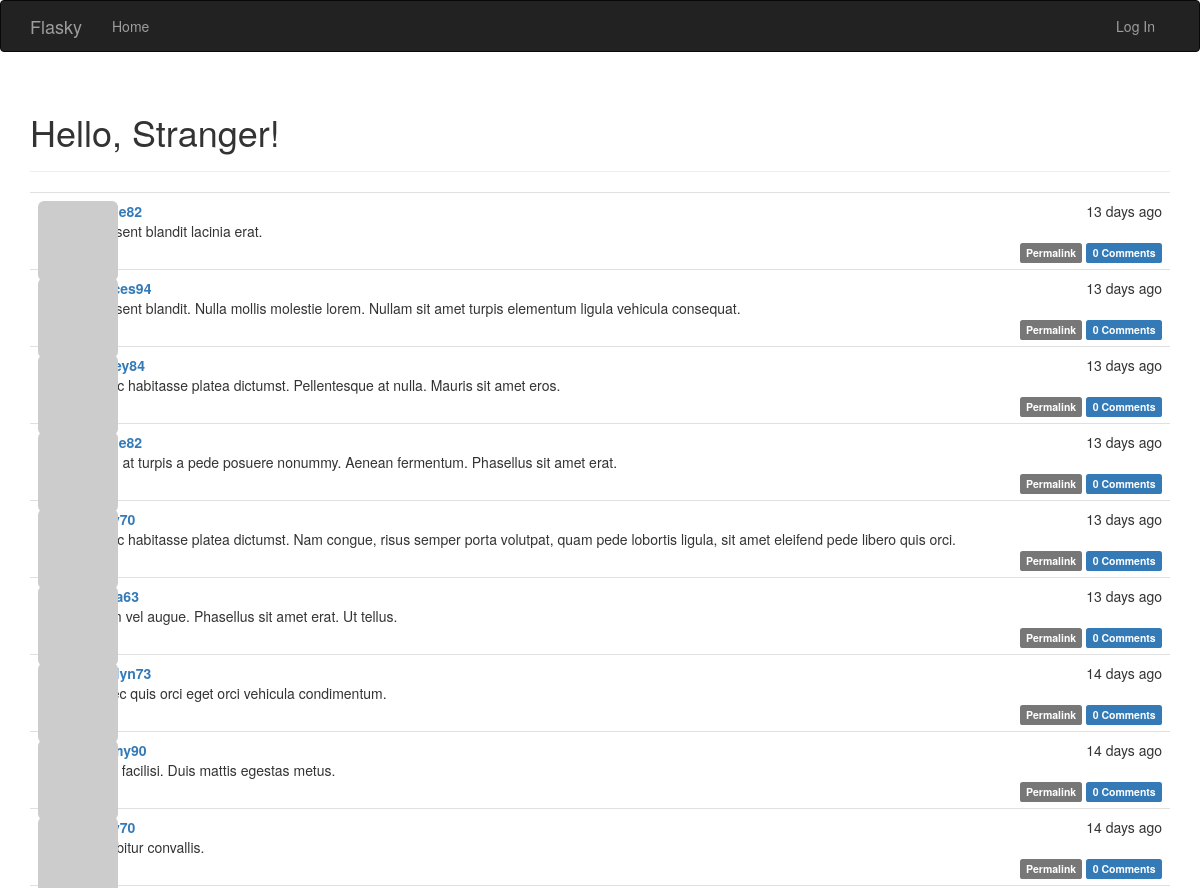
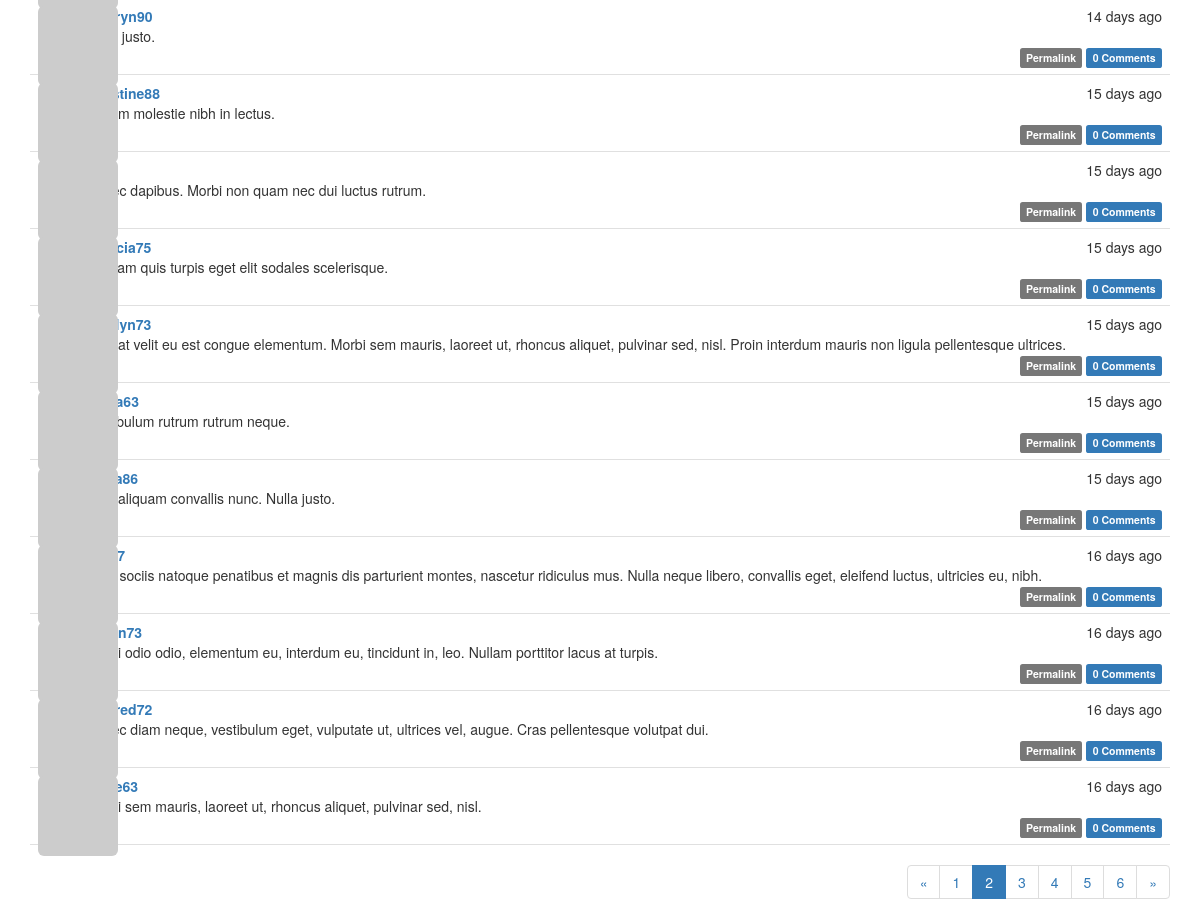
Screenshot of /?page=2 with the database file from the repository (2 pictures, top to bottom).
### app/models.py (models this page shows, shortened)
class Post(db.Model):
    __tablename__ = 'posts'
    id = db.Column(db.Integer, primary_key=True)
    body = db.Column(db.Text)
    timestamp = db.Column(db.DateTime, index=True, default=datetime.utcnow)
    author_id = db.Column(db.Integer, db.ForeignKey('users.id'))
    body_html = db.Column(db.Text)
    comments = db.relationship('Comment', backref='post', lazy='dynamic')

class User(UserMixin, db.Model):
    __tablename__ = 'users'
    id = db.Column(db.Integer, primary_key=True)
    email = db.Column(db.String(64), unique=True, index=True)
    username = db.Column(db.String(64), unique=True, index=True)
    role_id = db.Column(db.Integer, db.ForeignKey('roles.id'))
    password_hash = db.Column(db.String(128))
    about_me = db.Column(db.Text())
    member_since = db.Column(db.DateTime(), default=datetime.utcnow)
    last_seen = db.Column(db.DateTime(), default=datetime.utcnow)
    avatar_hash = db.Column(db.String(32))
    posts = db.relationship('Post', backref='author', lazy='dynamic')
    comments = db.relationship('Comment', backref='author', lazy='dynamic')
    @property
    def password(self):
        raise AttributeError('password is not a readable attribute')
    def gravatar(self, size=100, default='identicon', rating='g'):
        if request.is_secure:
            url = 'https://secure.gravatar.com/avatar'
        else:
            url = 'http://www.gravatar.com/avatar'
        hash = self.avatar_hash or hashlib.md5(self.email.encode('utf-8')).hexdigest()
        return '{url}/{hash}?s={size}%d={default}$r={rating}'.format(
            url=url, hash=hash, size=size, default=default, rating=rating)

### app/main/views.py (the view)
@main.route('/', methods=['GET', 'POST'])
def index():
    form = PostForm()
    if current_user.can(Permission.WRITE_ARTICLES) and form.validate_on_submit():
        post = Post(body=form.body.data, author=current_user._get_current_object())
        db.session.add(post)
        return redirect(url_for('.index'))
    page = request.args.get('page', 1, type=int)
    pagination = Post.query.order_by(Post.timestamp.desc()).paginate(
        page, per_page=current_app.config['FLASKY_POSTS_PER_PAGE'],
        error_out=False
    )
    posts = pagination.items
    return render_template('index.html', form=form, posts=posts, pagination=pagination)

### app/auth/views.py (called while the page is built)
@auth.before_app_request
def before_request():
    if current_user.is_authenticated:
        current_user.ping()

### app/main/__init__.py (called while the page is built)
@main.app_context_processor
def inject_permissions():
    return dict(Permission=Permission)

### app/models.py (called while the page is built)
    def can(self, permissions):
        return False

    def is_administrator(self):
        return False

### app/templates/index.html (shortened to what this page needs)
{% extends "base.html" %}
{% import "bootstrap/wtf.html" as wtf %}
{% import "_macros.html" as macros %}
{% block page_content %}
<div class="page-header">
    <h1>Hello, {% if current_user.is_authenticated %}{{ current_user.username }}{% else %}Stranger{% endif %}!</h1>
</div>
{% include '_posts.html' %}
{% if pagination %}
<div class="pagination">
    {{ macros.pagination_widget(pagination, '.index') }}
</div>
{% endif %}
{% endblock %}

### app/templates/_posts.html (shortened to what this page needs)
<ul class="posts">
    {% for post in posts %}
    <li class="post">
        <div class="post-thumbnail">
            <a href="{{ url_for('.user', username=post.author.username) }}">
                <img class="img-rounded profile-thumbnail" src="{{ post.author.gravatar(size=40) }}">
            </a>
        </div>
        <div class="post-content">
            <div class="post-date">{{ moment(post.timestamp).fromNow() }}</div>
            <div class="post-author"><a href="{{ url_for('.user', username=post.author.username) }}">{{ post.author.username }}</a></div>
            <div class="post-body">
                {% if post.body_html %}
                    {{ post.body_html | safe }}
                {% else %}
                    {{ post.body }}
                {% endif %}
            </div>
            <div class="post-footer">
                <a href="{{ url_for('.post', id=post.id) }}">
                    <span class="label label-default">Permalink</span>
                </a>
                <a href="{{ url_for('.post', id=post.id) }}#comments">
                    <span class="label label-primary">{{ post.comments.count() }} Comments</span>
                </a>
            </div>
        </div>
    </li>
    {% endfor %}
</ul>

### app/static/style.css (style rules this page uses)
.profile-thumbnail { position: absolute; }
ul.posts { list-style-type: none; padding: 0px; margin: 16px 0px 0px 0px; border-top: 1px solid #e0e0e0; }
ul.posts li.post { padding: 8px; border-bottom: 1px solid #e0e0e0; }
div.post-date { float: right; }
div.post-author { font-weight: bold; }
div.post-thumbnail { position: absolute; }
div.post-content { margin-left: 48px; min-height: 48px; }
div.post-footer { text-align: right; }
div.pagination { width: 100%; text-align: right; padding: 0px; margin: 0px; }

### rows the page displays
Post: timestamp "13 days ago", body "Praesent blandit lacinia erat.", comments.count "0"
Post: timestamp "13 days ago", author.username "frances94", body "Praesent blandit. Nulla mollis molestie lorem. Nullam sit amet turpis elementum ligula vehicula consequat.", comments.count "0"
Post: timestamp "13 days ago", body "In hac habitasse platea dictumst. Pellentesque at nulla. Mauris sit amet eros.", comments.count "0"
Post: timestamp "13 days ago", body "Proin at turpis a pede posuere nonummy. Aenean fermentum. Phasellus sit amet erat.", comments.count "0"
Post: timestamp "13 days ago", body "In hac habitasse platea dictumst. Nam congue, risus semper porta volutpat, quam pede lobortis ligula, sit amet eleifend pede libero quis orci.", comments.count "0"
Post: timestamp "13 days ago", body "Etiam vel augue. Phasellus sit amet erat. Ut tellus.", comments.count "0"
Post: timestamp "14 days ago", author.username "marilyn73", body "Donec quis orci eget orci vehicula condimentum.", comments.count "0"
Post: timestamp "14 days ago", body "Nulla facilisi. Duis mattis egestas metus.", comments.count "0"
Post: timestamp "14 days ago", body "Curabitur convallis.", comments.count "0"
Post: timestamp "14 days ago", author.username "kathryn90", body "Nulla justo.", comments.count "0"
Post: timestamp "15 days ago", author.username "christine88", body "Nullam molestie nibh in lectus.", comments.count "0"
Post: timestamp "15 days ago", body "Donec dapibus. Morbi non quam nec dui luctus rutrum.", comments.count "0"
Post: timestamp "15 days ago", author.username "patricia75", body "Aliquam quis turpis eget elit sodales scelerisque.", comments.count "0"
Post: timestamp "15 days ago", author.username "marilyn73", body "Duis at velit eu est congue elementum. Morbi sem mauris, laoreet ut, rhoncus aliquet, pulvinar sed, nisl. Proin interdum mauris non ligula pellentesque ultrices.", comments.count "0"
Post: timestamp "15 days ago", body "Vestibulum rutrum rutrum neque.", comments.count "0"
Post: timestamp "15 days ago", body "Duis aliquam convallis nunc. Nulla justo.", comments.count "0"
Post: timestamp "16 days ago", body "Cum sociis natoque penatibus et magnis dis parturient montes, nascetur ridiculus mus. Nulla neque libero, convallis eget, eleifend luctus, ultricies eu, nibh.", comments.count "0"
Post: timestamp "16 days ago", body "Morbi odio odio, elementum eu, interdum eu, tincidunt in, leo. Nullam porttitor lacus at turpis.", comments.count "0"
Post: timestamp "16 days ago", author.username "mildred72", body "Donec diam neque, vestibulum eget, vulputate ut, ultrices vel, augue. Cras pellentesque volutpat dui.", comments.count "0"
Post: timestamp "16 days ago", body "Morbi sem mauris, laoreet ut, rhoncus aliquet, pulvinar sed, nisl.", comments.count "0"

### other values shown
{{ p }} "1" "3" "4" "5" "6"
{{ p }} "2"
